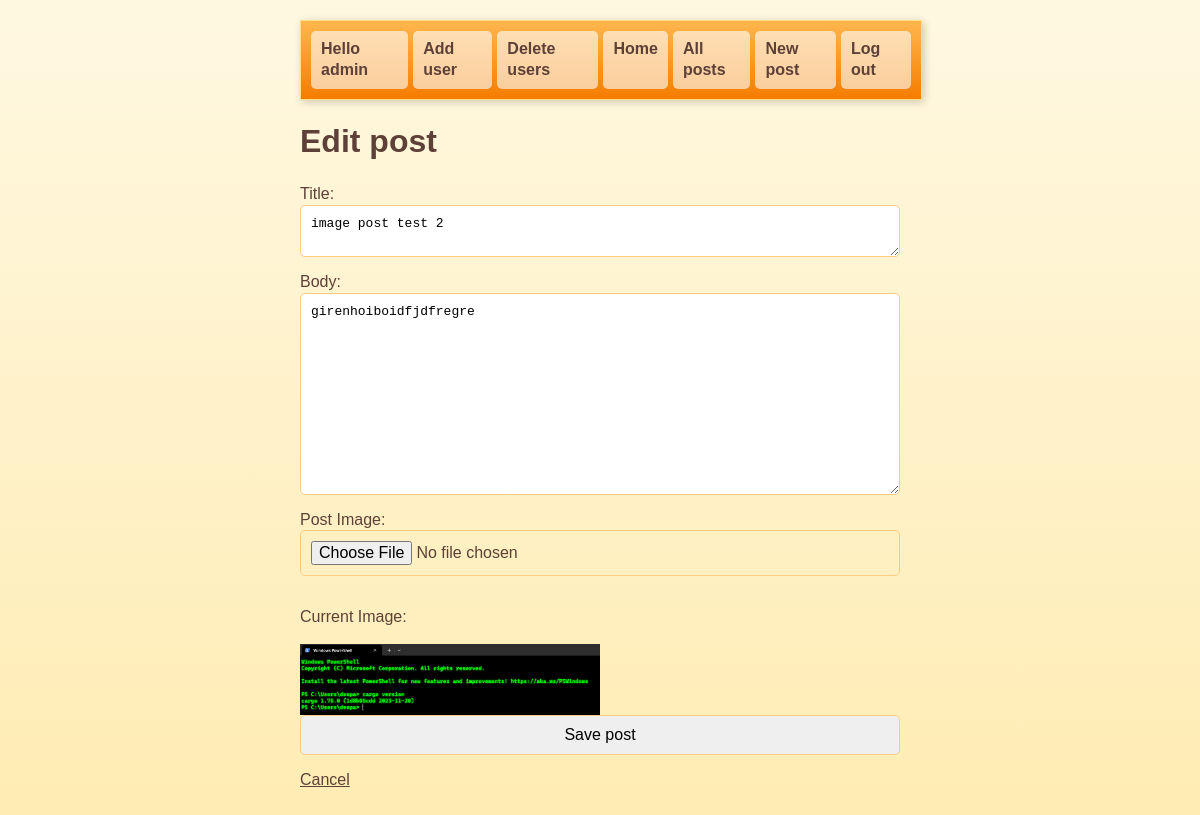
The app's page /edit-post.php?post_id=20 (signed in) with its own data.
### tables this page shows
CREATE TABLE post (
	id INTEGER PRIMARY KEY AUTOINCREMENT NOT NULL,
	title VARCHAR NOT NULL,
	body VARCHAR NOT NULL,
	user_id INTEGER NOT NULL,
	created_at VARCHAR NOT NULL,
	updated_at VARCHAR, image_path VARCHAR(255),
	FOREIGN KEY (user_id) REFERENCES user(id)
);

### lib/view-post.php (called while the page is built, shortened)
<?php
function getPostRow(PDO $pdo, $postId)
{
    $stmt = $pdo->prepare(
        'SELECT
            title, created_at, body, (SELECT COUNT(*) FROM comment WHERE comment.post_id = post.id) comment_count, user_id, image_path
        FROM
            post
        WHERE
            id = :id'
    );
    $result = $stmt->execute(
        array('id' => $postId, )
    );
    $row = $stmt->fetch(PDO::FETCH_ASSOC);
    return $row;
}

### lib/common.php (called while the page is built, shortened)
<?php
function htmlEscape($html)
{
    return htmlspecialchars($html, ENT_HTML5, 'UTF-8');
}

### edit-post.php (the view, shortened to what this page needs)
<?php
require_once 'lib/common.php';
require_once 'lib/view-post.php';
$title = $body = $imagePath = '';
$pdo = getPDO();
if(isset($_GET['post_id'])){
    $post = getPostRow($pdo, $_GET['post_id']);
    if($post){
        $title = $post['title'];
        $body = $post['body'];
        $imagePath = $post['image_path'];
    }
}
?>
<DOCTYPE html>
        <?php include 'templates/head.php' ?>
        <?php require 'templates/top-menu.php' ?>
        <?php if(isset($_GET['post_id'])): ?>
            <h1>Edit post</h1>
        <?php else: ?>
            <h1>New post</h1>
        <?php endif ?>
        <form method="post" class="post-form user-form" enctype="multipart/form-data">
            <div>
                <label for="post-title">Title:</label>
                <textarea
                    id="post-title"
                    name="post-title"
                    placeholder="Write your title"
                ><?php echo htmlEscape($title) ?></textarea>
            </div>
            <div>
                <label for="post-body">Body:</label>
                <textarea
                    id="post-body"
                    name="post-body"
                    rows="12"
                    cols="70"
                    placeholder="Write your post"
                ><?php echo htmlEscape($body) ?></textarea>
            </div>
            <div>
                <label for="post-image">Post Image:</label>
                <input type="file" name="post-image" accept="image/*">
                <?php if($imagePath): ?>
                    <p>Current Image:</p>
                    <img src="<?php echo htmlEscape($imagePath); ?>" alt="Post Image" style="max-width:50%;">
                <?php endif ?>
            </div>
            <div>
                <input
                    type="submit"
                    value="Save post"
                />
                <a href="index.php">Cancel</a>
            </div>
        </form>
    </body>
</html>
</DOCTYPE>

### css/main.css (style rules this page uses)
body a { font-family: Verdana, Geneva, Tahoma, sans-serif; color: #5d4037; }
.user-form input, .user-form textarea { border: 1px solid #ffcc80; border-radius: 5px; padding: 10px; width: 100%; font-size: 1em; margin-bottom: 15px; }

### records on screen
post: post-title "image post test 2", post-body "girenhoiboidfjdfregre", image_path (picture)

### other values on screen
htmlEscape(getAuthUser()) "admin"
